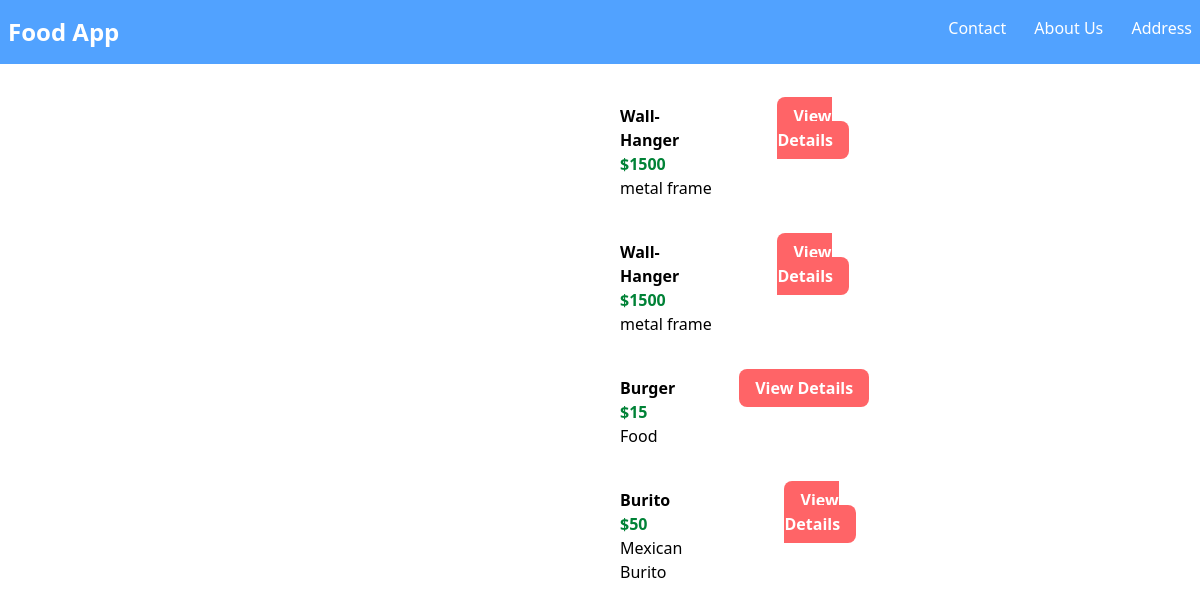
Page /myapp/ on the earlier database version.
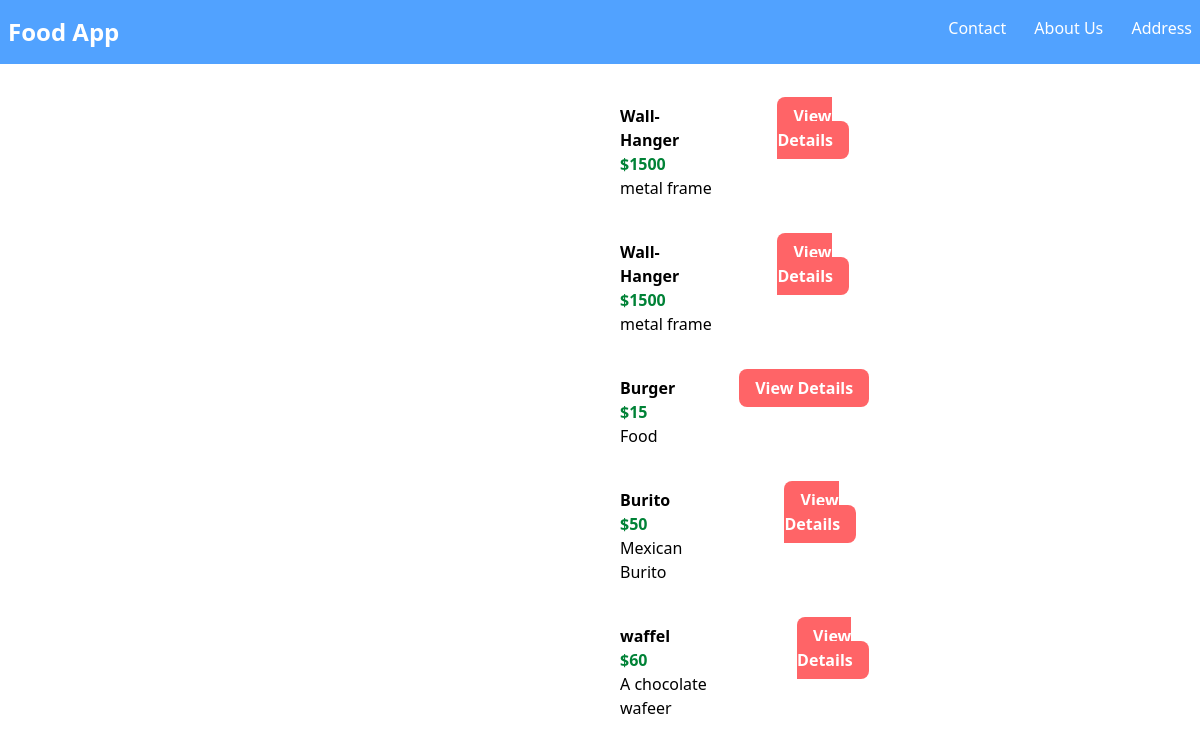
Same page on the later database version.
### myapp/models.py (models this page shows, shortened)
class Item(models.Model):
    item_name = models.CharField(max_length=200)
    item_desc = models.CharField()
    item_price = models.IntegerField()
    item_disc = models.IntegerField()
    item_image = models.CharField(max_length=500,default='https://www.foodservicerewards.com/cdn/shop/t/262/assets/fsr-placeholder.png?v=45093109498714503231652397781')

### myapp/views.py (the view)
# urls.py: path('',views.index,name='index'),
def index(response):
    item_list = Item.objects.all()
    context ={
              'item_list': item_list
              }
    return render(response,"myapp/index.html",context)

### myapp/templates/myapp/index.html (shortened to what this page needs)
{% extends "myapp/base.html" %}
{% block body %}
<div class=" ">
  {% for item in item_list %}
  <div class='flex m-10 w-1/2 mx-auto'>
    <div>
    </div>
    <div class="mx-16">
      <div class="font-bold">{{item.item_name}}</div>
      <div class="text-green-700 font-bold">${{item.item_price}}</div>
      <div>{{item.item_desc}}</div>
    </div>
    <div >
        <a class="px-4 py-2 font-bold bg-red-400 text-white rounded-lg" href="{% url 'myapp:detail' item.id%}">View Details</a>
      </div>
  </div>
  {% endfor %}
</div>
{% endblock %}

Differences in the rows shown:
added Item: item_name "waffel", item_price "60", item_desc "A chocolate wafeer"
